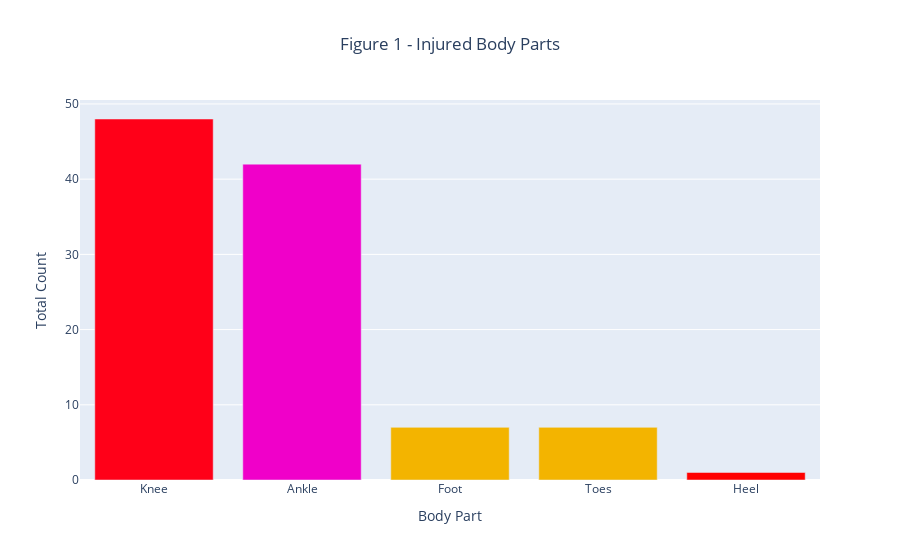

Notebook code for this chart:
### Markdown cell above
# 3. Exploratory Data Analysis (EDA)
# 3.1 Exploration for Injury Record and Play List
For this EDA, let's take some notes:
* Everytime an analysis needs `BodyPart`, the duplicated sample will be not dropped.
* Otherwise, the duplicated sample will be dropped.

Let's start looking at the `BodyPart` distribution as shown on Figure 1.

### Code cell
value = inj_playlist['BodyPart'].value_counts().sort_values(ascending=False)
label = value.index
trace = go.Bar(y=value, 
               x=label,
               marker={'color': value,
                   'colorscale': 'hsv'})
layout = go.Layout(title='Figure 1 - Injured Body Parts', 
                   xaxis={'title' : 'Body Part'},
                  yaxis={'title' : 'Total Count'},
                  title_x=0.5)
fig = go.Figure(data=trace, layout=layout)
iplot(fig)

### Figure 1 — Plotly figure (JSON) as saved in the notebook; plotly's stock layout.template omitted (floating-point values rounded to 4 significant figures)
{"data": [{"marker": {"color": [48, 42, 7, 7, 1], "colorscale": [[0, "#ff0000"], [0.1111, "#ffa700"], [0.2222, "#afff00"], [0.3333, "#08ff00"], [0.4444, "#00ff9f"], [0.5556, "#00b7ff"], [0.6667, "#0010ff"], [0.7778, "#9700ff"], [0.8889, "#ff00bf"], [1, "#ff0018"]]}, "type": "bar", "x": ["Knee", "Ankle", "Foot", "Toes", "Heel"], "y": [48, 42, 7, 7, 1]}], "layout": {"title": {"text": "Figure 1 - Injured Body Parts", "x": 0.5}, "xaxis": {"title": {"text": "Body Part"}}, "yaxis": {"title": {"text": "Total Count"}}}}
